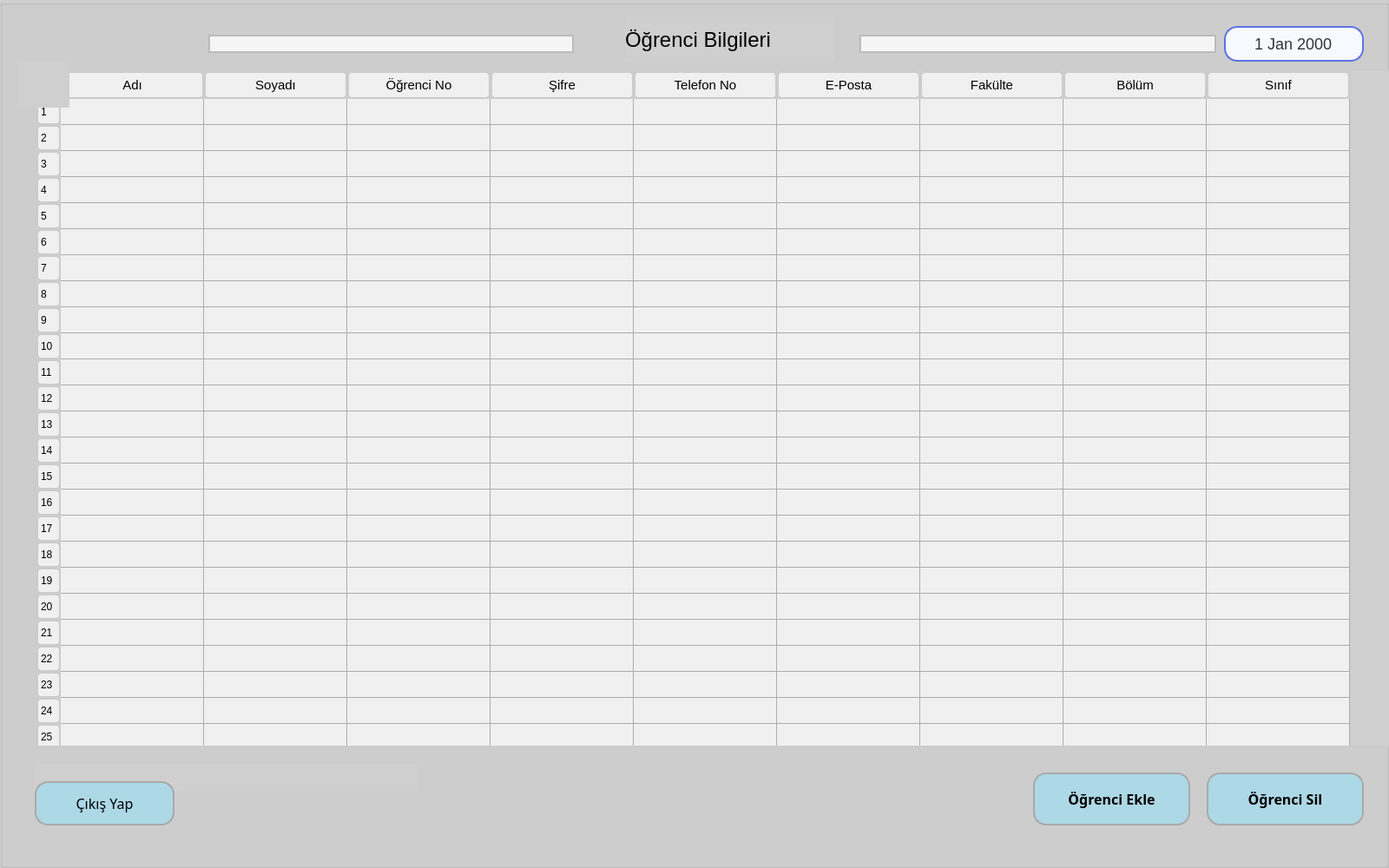
<?xml version="1.0" encoding="UTF-8"?>
<ui version="4.0">
 <class>Form</class>
 <widget class="QWidget" name="Form">
  <property name="geometry">
   <rect>
    <x>0</x>
    <y>0</y>
    <width>1600</width>
    <height>1000</height>
   </rect>
  </property>
  <property name="windowTitle">
   <string>Öğrenci İşleri</string>
  </property>
  <property name="windowIcon">
   <iconset resource="ikonlar_ogrenci.qrc">
    <normaloff>:/amasyauniico/amasyauni.ico</normaloff>:/amasyauniico/amasyauni.ico</iconset>
  </property>
  <property name="styleSheet">
   <string notr="true">background-color: qlineargradient(spread:pad, x1:0, y1:0, x2:1, y2:0, stop:0 rgba(0, 0, 0, 255), stop:1 rgba(255, 255, 255, 255));
background-color: rgb(207, 207, 207);</string>
  </property>
  <widget class="QGroupBox" name="groupBox_tablo">
   <property name="geometry">
    <rect>
     <x>0</x>
     <y>0</y>
     <width>1600</width>
     <height>1000</height>
    </rect>
   </property>
   <property name="styleSheet">
    <string notr="true">#GroupBox {
	color: rgb(85, 255, 0);
}
</string>
   </property>
   <property name="title">
    <string/>
   </property>
   <widget class="QLabel" name="label_3">
    <property name="geometry">
     <rect>
      <x>80</x>
      <y>150</y>
      <width>36</width>
      <height>49</height>
     </rect>
    </property>
    <property name="sizeIncrement">
     <size>
      <width>0</width>
      <height>0</height>
     </size>
    </property>
    <property name="styleSheet">
     <string notr="true">QLabel {
    border: none;        /* Çerçevesiz */
    border-radius: 0;   /* Köşeleri yuvarlatma */
}
</string>
    </property>
    <property name="text">
     <string/>
    </property>
   </widget>
   <widget class="QLabel" name="label_bilgilendirme_2">
    <property name="geometry">
     <rect>
      <x>40</x>
      <y>880</y>
      <width>441</width>
      <height>31</height>
     </rect>
    </property>
    <property name="font">
     <font>
      <pointsize>10</pointsize>
      <weight>75</weight>
      <bold>true</bold>
     </font>
    </property>
    <property name="styleSheet">
     <string notr="true">QLabel {
    font-weight: bold;
    border: none; /* Çerçeveyi kaldırmak için */
	color: darkgreen;
}
</string>
    </property>
    <property name="text">
     <string/>
    </property>
   </widget>
   <widget class="QDateEdit" name="DateEdit_tarih">
    <property name="geometry">
     <rect>
      <x>1410</x>
      <y>30</y>
      <width>161</width>
      <height>41</height>
     </rect>
    </property>
    <property name="font">
     <font>
      <pointsize>-1</pointsize>
     </font>
    </property>
    <property name="styleSheet">
     <string notr="true">QDateEdit {
    border: 2px solid #5e72e4; /* Kenarlık rengini değiştirin */
    border-radius: 15px;  /* Daha yuvarlak kenarlar için değeri artırın */
    padding: 5px; /* Metin içeriğinin kenarlardan içeriye olan uzaklığını belirler */
    font-size: 18px; /* Metin fontunun boyutunu biraz daha büyütün */
    color: #333; /* Metin rengini belirler */
    background-color: #f8f9fe; /* Arka plan rengini belirler */
}

QDateEdit::drop-down {
	width: 0px;  /* Açılır pencereyi gösteren oku gizler */
	height: 0px;
}
QDateEdit::down-arrow {
	image: url(none);  /* Aşağı oku gizler */
}
QDateEdit::up-arrow {
	image: url(none);  /* Yukarı oku gizler */
}</string>
    </property>
    <property name="alignment">
     <set>Qt::AlignCenter</set>
    </property>
    <property name="buttonSymbols">
     <enum>QAbstractSpinBox::NoButtons</enum>
    </property>
    <property name="timeSpec">
     <enum>Qt::LocalTime</enum>
    </property>
   </widget>
   <widget class="QTableWidget" name="tableWidget_tablo">
    <property name="geometry">
     <rect>
      <x>40</x>
      <y>80</y>
      <width>1591</width>
      <height>781</height>
     </rect>
    </property>
    <property name="font">
     <font>
      <pointsize>11</pointsize>
     </font>
    </property>
    <property name="styleSheet">
     <string notr="true">QTableWidget {
    border: 2px solid #ccc; /* Tablo kenarlık rengi ve kalınlığı */
    border-radius: 5px; /* Kenar yuvarlaklığı */
}

QTableWidget::item {
    padding: 5px; /* Hücre içeriğinin etrafındaki boşluk */
    background-color: #f0f0f0; /* Hücre arka plan rengi */
    border: none; /* Hücre kenarlık stilini kaldırma */
}

QHeaderView::section {
    padding: 3px; /* Sütun başlığı içeriğinin etrafındaki boşluk */
    text-align: center; /* Sütun başlığı metni ortala */
    background-color: #f0f0f0; /* Sütun başlığı arka plan rengi */
    border: 2px solid #ccc; /* Sütun başlığı kenarlık rengi ve kalınlığı */
    border-radius: 5px; /* Kenar yuvarlaklığı */
}

QTableWidget::item:selected {
    background-color: lightblue; /* Seçili hücre arka plan rengi */
}


</string>
    </property>
    <attribute name="horizontalHeaderDefaultSectionSize">
     <number>165</number>
    </attribute>
    <row>
     <property name="text">
      <string>1</string>
     </property>
    </row>
    <row>
     <property name="text">
      <string>2</string>
     </property>
    </row>
    <row>
     <property name="text">
      <string>3</string>
     </property>
    </row>
    <row>
     <property name="text">
      <string>4</string>
     </property>
    </row>
    <row>
     <property name="text">
      <string>5</string>
     </property>
    </row>
    <row>
     <property name="text">
      <string>6</string>
     </property>
    </row>
    <row>
     <property name="text">
      <string>7</string>
     </property>
    </row>
    <row>
     <property name="text">
      <string>8</string>
     </property>
    </row>
    <row>
     <property name="text">
      <string>9</string>
     </property>
    </row>
    <row>
     <property name="text">
      <string>10</string>
     </property>
    </row>
    <row>
     <property name="text">
      <string>11</string>
     </property>
    </row>
    <row>
     <property name="text">
      <string>12</string>
     </property>
    </row>
    <row>
     <property name="text">
      <string>13</string>
     </property>
    </row>
    <row>
     <property name="text">
      <string>14</string>
     </property>
    </row>
    <row>
     <property name="text">
      <string>15</string>
     </property>
    </row>
    <row>
     <property name="text">
      <string>16</string>
     </property>
    </row>
    <row>
     <property name="text">
      <string>17</string>
     </property>
    </row>
    <row>
     <property name="text">
      <string>18</string>
     </property>
    </row>
    <row>
     <property name="text">
      <string>19</string>
     </property>
    </row>
    <row>
     <property name="text">
      <string>20</string>
     </property>
    </row>
    <row>
     <property name="text">
      <string>21</string>
     </property>
    </row>
    <row>
     <property name="text">
      <string>22</string>
     </property>
    </row>
    <row>
     <property name="text">
      <string>23</string>
     </property>
    </row>
    <row>
     <property name="text">
      <string>24</string>
     </property>
    </row>
    <row>
     <property name="text">
      <string>25</string>
     </property>
    </row>
    <row>
     <property name="text">
      <string>26</string>
     </property>
    </row>
    <row>
     <property name="text">
      <string>27</string>
     </property>
    </row>
    <row>
     <property name="text">
      <string>28</string>
     </property>
    </row>
    <row>
     <property name="text">
      <string>29</string>
     </property>
    </row>
    <row>
     <property name="text">
      <string>30</string>
     </property>
    </row>
    <row>
     <property name="text">
      <string>31</string>
     </property>
    </row>
    <column>
     <property name="text">
      <string>Adı</string>
     </property>
     <property name="font">
      <font>
       <family>MS Shell Dlg 2</family>
       <pointsize>11</pointsize>
      </font>
     </property>
    </column>
    <column>
     <property name="text">
      <string>Soyadı</string>
     </property>
     <property name="font">
      <font>
       <family>MS Shell Dlg 2</family>
       <pointsize>11</pointsize>
      </font>
     </property>
    </column>
    <column>
     <property name="text">
      <string>Öğrenci No</string>
     </property>
     <property name="font">
      <font>
       <family>MS Shell Dlg 2</family>
       <pointsize>11</pointsize>
      </font>
     </property>
    </column>
    <column>
     <property name="text">
      <string>Şifre</string>
     </property>
     <property name="font">
      <font>
       <family>MS Shell Dlg 2</family>
       <pointsize>11</pointsize>
      </font>
     </property>
    </column>
    <column>
     <property name="text">
      <string>Telefon No</string>
     </property>
     <property name="font">
      <font>
       <family>MS Shell Dlg 2</family>
       <pointsize>11</pointsize>
      </font>
     </property>
    </column>
    <column>
     <property name="text">
      <string>E-Posta</string>
     </property>
     <property name="font">
      <font>
       <family>MS Shell Dlg 2</family>
       <pointsize>11</pointsize>
      </font>
     </property>
    </column>
    <column>
     <property name="text">
      <string>Fakülte</string>
     </property>
     <property name="font">
      <font>
       <family>MS Shell Dlg 2</family>
       <pointsize>11</pointsize>
      </font>
     </property>
    </column>
    <column>
     <property name="text">
      <string>Bölüm</string>
     </property>
     <property name="font">
      <font>
       <family>MS Shell Dlg 2</family>
       <pointsize>11</pointsize>
      </font>
     </property>
    </column>
    <column>
     <property name="text">
      <string>Sınıf</string>
     </property>
     <property name="font">
      <font>
       <family>MS Shell Dlg 2</family>
       <pointsize>11</pointsize>
      </font>
     </property>
    </column>
    <item row="0" column="0">
     <property name="text">
      <string/>
     </property>
    </item>
    <item row="0" column="1">
     <property name="text">
      <string/>
     </property>
    </item>
    <item row="0" column="2">
     <property name="text">
      <string/>
     </property>
    </item>
    <item row="0" column="3">
     <property name="text">
      <string/>
     </property>
    </item>
    <item row="1" column="0">
     <property name="text">
      <string/>
     </property>
    </item>
    <item row="1" column="1">
     <property name="text">
      <string/>
     </property>
    </item>
    <item row="1" column="2">
     <property name="text">
      <string/>
     </property>
    </item>
    <item row="1" column="3">
     <property name="text">
      <string/>
     </property>
    </item>
    <item row="2" column="0">
     <property name="text">
      <string/>
     </property>
    </item>
    <item row="2" column="1">
     <property name="text">
      <string/>
     </property>
     <property name="textAlignment">
      <set>AlignLeading|AlignVCenter</set>
     </property>
    </item>
    <item row="2" column="2">
     <property name="text">
      <string/>
     </property>
    </item>
    <item row="2" column="3">
     <property name="text">
      <string/>
     </property>
    </item>
    <item row="3" column="0">
     <property name="text">
      <string/>
     </property>
    </item>
    <item row="3" column="1">
     <property name="text">
      <string/>
     </property>
    </item>
    <item row="3" column="2">
     <property name="text">
      <string/>
     </property>
    </item>
    <item row="3" column="3">
     <property name="text">
      <string/>
     </property>
    </item>
    <item row="4" column="0">
     <property name="text">
      <string/>
     </property>
    </item>
    <item row="4" column="1">
     <property name="text">
      <string/>
     </property>
    </item>
    <item row="4" column="2">
     <property name="text">
      <string/>
     </property>
    </item>
    <item row="4" column="3">
     <property name="text">
      <string/>
     </property>
    </item>
    <item row="5" column="0">
     <property name="text">
      <string/>
     </property>
    </item>
    <item row="5" column="1">
     <property name="text">
      <string/>
     </property>
    </item>
    <item row="5" column="2">
     <property name="text">
      <string/>
     </property>
    </item>
    <item row="5" column="3">
     <property name="text">
      <string/>
     </property>
    </item>
   </widget>
   <widget class="QPushButton" name="pushButton_ogruyeekrani">
    <property name="geometry">
     <rect>
      <x>1190</x>
      <y>890</y>
      <width>181</width>
      <height>61</height>
     </rect>
    </property>
    <property name="font">
     <font>
      <family>Arial Black</family>
      <pointsize>12</pointsize>
      <weight>75</weight>
      <bold>true</bold>
     </font>
    </property>
    <property name="styleSheet">
     <string notr="true">QPushButton {
    border: 2px solid #a9a9a9;
    border-radius: 15px;
    background-color: #add8e6; /* Açık mavi tonu */
}

QPushButton:hover {
    background-color: #88b8d6; /* Biraz daha koyu mavi tonu */
}
</string>
    </property>
    <property name="text">
     <string>Öğrenci Ekle</string>
    </property>
   </widget>
   <widget class="QPushButton" name="pushButton_ogrsil">
    <property name="geometry">
     <rect>
      <x>1390</x>
      <y>890</y>
      <width>181</width>
      <height>61</height>
     </rect>
    </property>
    <property name="font">
     <font>
      <family>Arial Black</family>
      <pointsize>12</pointsize>
      <weight>75</weight>
      <bold>true</bold>
     </font>
    </property>
    <property name="styleSheet">
     <string notr="true">QPushButton {
    border: 2px solid #a9a9a9;
    border-radius: 15px;
    background-color: #add8e6; /* Açık mavi tonu */
}

QPushButton:hover {
    background-color: #88b8d6; /* Biraz daha koyu mavi tonu */
}
</string>
    </property>
    <property name="text">
     <string>Öğrenci Sil</string>
    </property>
   </widget>
   <widget class="QLabel" name="label_2">
    <property name="geometry">
     <rect>
      <x>20</x>
      <y>70</y>
      <width>60</width>
      <height>54</height>
     </rect>
    </property>
    <property name="text">
     <string/>
    </property>
   </widget>
   <widget class="QLabel" name="label_notgirisi_6">
    <property name="geometry">
     <rect>
      <x>240</x>
      <y>40</y>
      <width>421</width>
      <height>21</height>
     </rect>
    </property>
    <property name="font">
     <font>
      <pointsize>16</pointsize>
     </font>
    </property>
    <property name="styleSheet">
     <string notr="true">QLabel {
	border-image: url(:/arkaplan/ic_arkaplan.jpg);
    color: #222; /* Yazı rengi */
    background-color: #f5f5f5; /* Yumuşak bir gri tonu */
    border: 2px solid #bbb; /* Kenarlık */
    border-radius: 0px; /* Kenar yuvarlaklığı kaldırıldı */
    padding: 10px; /* İç boşluk */
}

QLabel:hover {
    background-color: #ddd; /* Fare üzerine gelindiğinde arka plan rengi */
}
</string>
    </property>
    <property name="text">
     <string/>
    </property>
    <property name="alignment">
     <set>Qt::AlignCenter</set>
    </property>
   </widget>
   <widget class="QLabel" name="label_notgirisi_7">
    <property name="geometry">
     <rect>
      <x>990</x>
      <y>40</y>
      <width>411</width>
      <height>21</height>
     </rect>
    </property>
    <property name="font">
     <font>
      <pointsize>16</pointsize>
     </font>
    </property>
    <property name="styleSheet">
     <string notr="true">QLabel {
	border-image: url(:/arkaplan/ic_arkaplan.jpg);
    color: #222; /* Yazı rengi */
    background-color: #f5f5f5; /* Yumuşak bir gri tonu */
    border: 2px solid #bbb; /* Kenarlık */
    border-radius: 0px; /* Kenar yuvarlaklığı kaldırıldı */
    padding: 10px; /* İç boşluk */
}

QLabel:hover {
    background-color: #ddd; /* Fare üzerine gelindiğinde arka plan rengi */
}
</string>
    </property>
    <property name="text">
     <string/>
    </property>
    <property name="alignment">
     <set>Qt::AlignCenter</set>
    </property>
   </widget>
   <widget class="QLabel" name="label_7">
    <property name="geometry">
     <rect>
      <x>720</x>
      <y>20</y>
      <width>241</width>
      <height>51</height>
     </rect>
    </property>
    <property name="font">
     <font>
      <pointsize>18</pointsize>
     </font>
    </property>
    <property name="text">
     <string>Öğrenci Bilgileri</string>
    </property>
   </widget>
   <widget class="QPushButton" name="pushButton_cikis">
    <property name="geometry">
     <rect>
      <x>40</x>
      <y>900</y>
      <width>161</width>
      <height>51</height>
     </rect>
    </property>
    <property name="font">
     <font>
      <family>Arial Black</family>
      <pointsize>12</pointsize>
     </font>
    </property>
    <property name="styleSheet">
     <string notr="true">QPushButton {
    border: 2px solid #a9a9a9;
    border-radius: 15px;
    background-color: #add8e6; /* Açık mavi tonu */
}

QPushButton:hover {
    background-color: #88b8d6; /* Biraz daha koyu mavi tonu */
}
</string>
    </property>
    <property name="text">
     <string>Çıkış Yap</string>
    </property>
    <property name="icon">
     <iconset resource="ikonlar_ogrenci.qrc">
      <normaloff>:/cikisyap/cikisyap.ico</normaloff>:/cikisyap/cikisyap.ico</iconset>
    </property>
    <property name="iconSize">
     <size>
      <width>32</width>
      <height>32</height>
     </size>
    </property>
   </widget>
  </widget>
  <widget class="QGroupBox" name="groupBox_kayit">
   <property name="geometry">
    <rect>
     <x>0</x>
     <y>0</y>
     <width>1600</width>
     <height>1000</height>
    </rect>
   </property>
   <property name="styleSheet">
    <string notr="true">#GroupBox {
	
	color: rgb(0, 255, 127);
}
</string>
   </property>
   <property name="title">
    <string/>
   </property>
   <widget class="QLabel" name="label">
    <property name="geometry">
     <rect>
      <x>710</x>
      <y>8</y>
      <width>201</width>
      <height>171</height>
     </rect>
    </property>
    <property name="styleSheet">
     <string notr="true">border-image: url(:/amasyaunipng/amasyauni.png);</string>
    </property>
    <property name="text">
     <string/>
    </property>
   </widget>
   <widget class="QFrame" name="frame_2">
    <property name="geometry">
     <rect>
      <x>500</x>
      <y>230</y>
      <width>601</width>
      <height>751</height>
     </rect>
    </property>
    <property name="styleSheet">
     <string notr="true">QFrame {
    border: 2px solid #787878; /* Daha koyu gri kenarlık */
    border-radius: 8px; /* Kenarların yuvarlaklaştırılması */
    padding: 5px; /* İçerikten kenarlara boşluk */
}
</string>
    </property>
    <property name="frameShape">
     <enum>QFrame::StyledPanel</enum>
    </property>
    <property name="frameShadow">
     <enum>QFrame::Raised</enum>
    </property>
    <widget class="QWidget" name="verticalLayoutWidget">
     <property name="geometry">
      <rect>
       <x>110</x>
       <y>70</y>
       <width>421</width>
       <height>531</height>
      </rect>
     </property>
     <layout class="QVBoxLayout" name="verticalLayout">
      <item>
       <layout class="QHBoxLayout" name="horizontalLayout_6">
        <item>
         <widget class="QLabel" name="label_13">
          <property name="minimumSize">
           <size>
            <width>200</width>
            <height>0</height>
           </size>
          </property>
          <property name="styleSheet">
           <string notr="true">QLabel {
    color: #333333; /* Metin rengi */
    background-color: #f2f2f2; /* Arka plan rengi */
    border: 2px solid #8c8c8c; /* Kenarlık */
    border-radius: 10px; /* Kenar yuvarlaklığı */
    padding: 8px; /* Etiket içi boşluk */
    font-family: Arial; /* Yazı tipi ailesi */
    font-size: 14px; /* Yazı tipi boyutu */
    font-weight: bold; /* Yazı tipi kalınlığı */
}
</string>
          </property>
          <property name="text">
           <string>Adı</string>
          </property>
         </widget>
        </item>
        <item>
         <widget class="QLineEdit" name="lineEdit_ad">
          <property name="minimumSize">
           <size>
            <width>200</width>
            <height>50</height>
           </size>
          </property>
          <property name="styleSheet">
           <string notr="true">QLineEdit {
    color: #333333; /* Metin rengi */
    background-color: #ffffff; /* Arka plan rengi */
    border: 2px solid #8c8c8c; /* Kenarlık */
    border-radius: 8px; /* Kenar yuvarlaklığı */
    padding: 4px; /* Metin alanı içi boşluk */
    font-family: Arial; /* Yazı tipi ailesi */
    font-size: 14px; /* Yazı tipi boyutu */
    font-weight: bold; /* Yazı tipi kalınlığı */
}
</string>
          </property>
          <property name="text">
           <string/>
          </property>
          <property name="alignment">
           <set>Qt::AlignCenter</set>
          </property>
         </widget>
        </item>
       </layout>
      </item>
      <item>
       <layout class="QHBoxLayout" name="horizontalLayout_9">
        <item>
         <widget class="QLabel" name="label_16">
          <property name="minimumSize">
           <size>
            <width>200</width>
            <height>0</height>
           </size>
          </property>
          <property name="styleSheet">
           <string notr="true">QLabel {
    color: #333333; /* Metin rengi */
    background-color: #f2f2f2; /* Arka plan rengi */
    border: 2px solid #8c8c8c; /* Kenarlık */
    border-radius: 10px; /* Kenar yuvarlaklığı */
    padding: 8px; /* Etiket içi boşluk */
    font-family: Arial; /* Yazı tipi ailesi */
    font-size: 14px; /* Yazı tipi boyutu */
    font-weight: bold; /* Yazı tipi kalınlığı */
}
</string>
          </property>
          <property name="text">
           <string>Soyadı</string>
          </property>
         </widget>
        </item>
        <item>
         <widget class="QLineEdit" name="lineEdit_soyad">
          <property name="minimumSize">
           <size>
            <width>200</width>
            <height>50</height>
           </size>
          </property>
          <property name="styleSheet">
           <string notr="true">QLineEdit {
    color: #333333; /* Metin rengi */
    background-color: #ffffff; /* Arka plan rengi */
    border: 2px solid #8c8c8c; /* Kenarlık */
    border-radius: 8px; /* Kenar yuvarlaklığı */
    padding: 4px; /* Metin alanı içi boşluk */
    font-family: Arial; /* Yazı tipi ailesi */
    font-size: 14px; /* Yazı tipi boyutu */
    font-weight: bold; /* Yazı tipi kalınlığı */
}
</string>
          </property>
          <property name="text">
           <string/>
          </property>
          <property name="alignment">
           <set>Qt::AlignCenter</set>
          </property>
         </widget>
        </item>
       </layout>
      </item>
      <item>
       <layout class="QHBoxLayout" name="horizontalLayout_10">
        <item>
         <widget class="QLabel" name="label_17">
          <property name="minimumSize">
           <size>
            <width>200</width>
            <height>0</height>
           </size>
          </property>
          <property name="styleSheet">
           <string notr="true">QLabel {
    color: #333333; /* Metin rengi */
    background-color: #f2f2f2; /* Arka plan rengi */
    border: 2px solid #8c8c8c; /* Kenarlık */
    border-radius: 10px; /* Kenar yuvarlaklığı */
    padding: 8px; /* Etiket içi boşluk */
    font-family: Arial; /* Yazı tipi ailesi */
    font-size: 14px; /* Yazı tipi boyutu */
    font-weight: bold; /* Yazı tipi kalınlığı */
}
</string>
          </property>
          <property name="text">
           <string>Öğrenci No</string>
          </property>
         </widget>
        </item>
        <item>
         <widget class="QLineEdit" name="lineEdit_ogrencino">
          <property name="minimumSize">
           <size>
            <width>200</width>
            <height>50</height>
           </size>
          </property>
          <property name="styleSheet">
           <string notr="true">QLineEdit {
    color: #333333; /* Metin rengi */
    background-color: #ffffff; /* Arka plan rengi */
    border: 2px solid #8c8c8c; /* Kenarlık */
    border-radius: 8px; /* Kenar yuvarlaklığı */
    padding: 4px; /* Metin alanı içi boşluk */
    font-family: Arial; /* Yazı tipi ailesi */
    font-size: 14px; /* Yazı tipi boyutu */
    font-weight: bold; /* Yazı tipi kalınlığı */
}
</string>
          </property>
          <property name="alignment">
           <set>Qt::AlignCenter</set>
          </property>
         </widget>
        </item>
       </layout>
      </item>
      <item>
       <layout class="QHBoxLayout" name="horizontalLayout_5">
        <item>
         <widget class="QLabel" name="label_12">
          <property name="minimumSize">
           <size>
            <width>200</width>
            <height>0</height>
           </size>
          </property>
          <property name="styleSheet">
           <string notr="true">QLabel {
    color: #333333; /* Metin rengi */
    background-color: #f2f2f2; /* Arka plan rengi */
    border: 2px solid #8c8c8c; /* Kenarlık */
    border-radius: 10px; /* Kenar yuvarlaklığı */
    padding: 8px; /* Etiket içi boşluk */
    font-family: Arial; /* Yazı tipi ailesi */
    font-size: 14px; /* Yazı tipi boyutu */
    font-weight: bold; /* Yazı tipi kalınlığı */
}
</string>
          </property>
          <property name="text">
           <string>Şifre</string>
          </property>
         </widget>
        </item>
        <item>
         <widget class="QLineEdit" name="lineEdit_sifre">
          <property name="minimumSize">
           <size>
            <width>200</width>
            <height>50</height>
           </size>
          </property>
          <property name="styleSheet">
           <string notr="true">QLineEdit {
    color: #333333; /* Metin rengi */
    background-color: #ffffff; /* Arka plan rengi */
    border: 2px solid #8c8c8c; /* Kenarlık */
    border-radius: 8px; /* Kenar yuvarlaklığı */
    padding: 4px; /* Metin alanı içi boşluk */
    font-family: Arial; /* Yazı tipi ailesi */
    font-size: 14px; /* Yazı tipi boyutu */
    font-weight: bold; /* Yazı tipi kalınlığı */
}
</string>
          </property>
          <property name="alignment">
           <set>Qt::AlignCenter</set>
          </property>
         </widget>
        </item>
       </layout>
      </item>
      <item>
       <layout class="QHBoxLayout" name="horizontalLayout_7">
        <item>
         <widget class="QLabel" name="label_14">
          <property name="minimumSize">
           <size>
            <width>200</width>
            <height>0</height>
           </size>
          </property>
          <property name="styleSheet">
           <string notr="true">QLabel {
    color: #333333; /* Metin rengi */
    background-color: #f2f2f2; /* Arka plan rengi */
    border: 2px solid #8c8c8c; /* Kenarlık */
    border-radius: 10px; /* Kenar yuvarlaklığı */
    padding: 8px; /* Etiket içi boşluk */
    font-family: Arial; /* Yazı tipi ailesi */
    font-size: 14px; /* Yazı tipi boyutu */
    font-weight: bold; /* Yazı tipi kalınlığı */
}
</string>
          </property>
          <property name="text">
           <string>Telefon No</string>
          </property>
         </widget>
        </item>
        <item>
         <widget class="QLineEdit" name="lineEdit_telefonno">
          <property name="minimumSize">
           <size>
            <width>200</width>
            <height>50</height>
           </size>
          </property>
          <property name="styleSheet">
           <string notr="true">QLineEdit {
    color: #333333; /* Metin rengi */
    background-color: #ffffff; /* Arka plan rengi */
    border: 2px solid #8c8c8c; /* Kenarlık */
    border-radius: 8px; /* Kenar yuvarlaklığı */
    padding: 4px; /* Metin alanı içi boşluk */
    font-family: Arial; /* Yazı tipi ailesi */
    font-size: 14px; /* Yazı tipi boyutu */
    font-weight: bold; /* Yazı tipi kalınlığı */
}
</string>
          </property>
          <property name="alignment">
           <set>Qt::AlignCenter</set>
          </property>
         </widget>
        </item>
       </layout>
      </item>
      <item>
       <layout class="QHBoxLayout" name="horizontalLayout_2">
        <item>
         <widget class="QLabel" name="label_9">
          <property name="minimumSize">
           <size>
            <width>200</width>
            <height>0</height>
           </size>
          </property>
          <property name="styleSheet">
           <string notr="true">QLabel {
    color: #333333; /* Metin rengi */
    background-color: #f2f2f2; /* Arka plan rengi */
    border: 2px solid #8c8c8c; /* Kenarlık */
    border-radius: 10px; /* Kenar yuvarlaklığı */
    padding: 8px; /* Etiket içi boşluk */
    font-family: Arial; /* Yazı tipi ailesi */
    font-size: 14px; /* Yazı tipi boyutu */
    font-weight: bold; /* Yazı tipi kalınlığı */
}
</string>
          </property>
          <property name="text">
           <string>E-Posta</string>
          </property>
         </widget>
        </item>
        <item>
         <widget class="QLineEdit" name="lineEdit_eposta">
          <property name="minimumSize">
           <size>
            <width>200</width>
            <height>50</height>
           </size>
          </property>
          <property name="styleSheet">
           <string notr="true">QLineEdit {
    color: #333333; /* Metin rengi */
    background-color: #ffffff; /* Arka plan rengi */
    border: 2px solid #8c8c8c; /* Kenarlık */
    border-radius: 8px; /* Kenar yuvarlaklığı */
    padding: 4px; /* Metin alanı içi boşluk */
    font-family: Arial; /* Yazı tipi ailesi */
    font-size: 14px; /* Yazı tipi boyutu */
    font-weight: bold; /* Yazı tipi kalınlığı */
}
</string>
          </property>
          <property name="alignment">
           <set>Qt::AlignCenter</set>
          </property>
         </widget>
        </item>
       </layout>
      </item>
      <item>
       <layout class="QHBoxLayout" name="horizontalLayout_8">
        <item>
         <widget class="QLabel" name="label_15">
          <property name="minimumSize">
           <size>
            <width>200</width>
            <height>0</height>
           </size>
          </property>
          <property name="styleSheet">
           <string notr="true">QLabel {
    color: #333333; /* Metin rengi */
    background-color: #f2f2f2; /* Arka plan rengi */
    border: 2px solid #8c8c8c; /* Kenarlık */
    border-radius: 10px; /* Kenar yuvarlaklığı */
    padding: 8px; /* Etiket içi boşluk */
    font-family: Arial; /* Yazı tipi ailesi */
    font-size: 14px; /* Yazı tipi boyutu */
    font-weight: bold; /* Yazı tipi kalınlığı */
}
</string>
          </property>
          <property name="text">
           <string>Fakülte</string>
          </property>
         </widget>
        </item>
        <item>
         <widget class="QLineEdit" name="lineEdit_fakulte">
          <property name="minimumSize">
           <size>
            <width>200</width>
            <height>50</height>
           </size>
          </property>
          <property name="styleSheet">
           <string notr="true">QLineEdit {
    color: #333333; /* Metin rengi */
    background-color: #ffffff; /* Arka plan rengi */
    border: 2px solid #8c8c8c; /* Kenarlık */
    border-radius: 8px; /* Kenar yuvarlaklığı */
    padding: 4px; /* Metin alanı içi boşluk */
    font-family: Arial; /* Yazı tipi ailesi */
    font-size: 14px; /* Yazı tipi boyutu */
    font-weight: bold; /* Yazı tipi kalınlığı */
}
</string>
          </property>
          <property name="alignment">
           <set>Qt::AlignCenter</set>
          </property>
         </widget>
        </item>
       </layout>
      </item>
      <item>
       <layout class="QHBoxLayout" name="horizontalLayout_11">
        <item>
         <widget class="QLabel" name="label_18">
          <property name="minimumSize">
           <size>
            <width>200</width>
            <height>0</height>
           </size>
          </property>
          <property name="styleSheet">
           <string notr="true">QLabel {
    color: #333333; /* Metin rengi */
    background-color: #f2f2f2; /* Arka plan rengi */
    border: 2px solid #8c8c8c; /* Kenarlık */
    border-radius: 10px; /* Kenar yuvarlaklığı */
    padding: 8px; /* Etiket içi boşluk */
    font-family: Arial; /* Yazı tipi ailesi */
    font-size: 14px; /* Yazı tipi boyutu */
    font-weight: bold; /* Yazı tipi kalınlığı */
}
</string>
          </property>
          <property name="text">
           <string>Bölüm</string>
          </property>
         </widget>
        </item>
        <item>
         <widget class="QLineEdit" name="lineEdit_bolum">
          <property name="minimumSize">
           <size>
            <width>200</width>
            <height>50</height>
           </size>
          </property>
          <property name="styleSheet">
           <string notr="true">QLineEdit {
    color: #333333; /* Metin rengi */
    background-color: #ffffff; /* Arka plan rengi */
    border: 2px solid #8c8c8c; /* Kenarlık */
    border-radius: 8px; /* Kenar yuvarlaklığı */
    padding: 4px; /* Metin alanı içi boşluk */
    font-family: Arial; /* Yazı tipi ailesi */
    font-size: 14px; /* Yazı tipi boyutu */
    font-weight: bold; /* Yazı tipi kalınlığı */
}
</string>
          </property>
          <property name="alignment">
           <set>Qt::AlignCenter</set>
          </property>
         </widget>
        </item>
       </layout>
      </item>
      <item>
       <layout class="QHBoxLayout" name="horizontalLayout">
        <item>
         <widget class="QLabel" name="label_8">
          <property name="minimumSize">
           <size>
            <width>200</width>
            <height>0</height>
           </size>
          </property>
          <property name="styleSheet">
           <string notr="true">QLabel {
    color: #333333; /* Metin rengi */
    background-color: #f2f2f2; /* Arka plan rengi */
    border: 2px solid #8c8c8c; /* Kenarlık */
    border-radius: 10px; /* Kenar yuvarlaklığı */
    padding: 8px; /* Etiket içi boşluk */
    font-family: Arial; /* Yazı tipi ailesi */
    font-size: 14px; /* Yazı tipi boyutu */
    font-weight: bold; /* Yazı tipi kalınlığı */
}
</string>
          </property>
          <property name="text">
           <string>Sınıf</string>
          </property>
         </widget>
        </item>
        <item>
         <widget class="QLineEdit" name="lineEdit_sinif">
          <property name="minimumSize">
           <size>
            <width>200</width>
            <height>50</height>
           </size>
          </property>
          <property name="styleSheet">
           <string notr="true">QLineEdit {
    color: #333333; /* Metin rengi */
    background-color: #ffffff; /* Arka plan rengi */
    border: 2px solid #8c8c8c; /* Kenarlık */
    border-radius: 8px; /* Kenar yuvarlaklığı */
    padding: 4px; /* Metin alanı içi boşluk */
    font-family: Arial; /* Yazı tipi ailesi */
    font-size: 14px; /* Yazı tipi boyutu */
    font-weight: bold; /* Yazı tipi kalınlığı */
}
</string>
          </property>
          <property name="alignment">
           <set>Qt::AlignCenter</set>
          </property>
         </widget>
        </item>
       </layout>
      </item>
     </layout>
    </widget>
    <widget class="QPushButton" name="pushButton_onayla">
     <property name="geometry">
      <rect>
       <x>340</x>
       <y>650</y>
       <width>161</width>
       <height>51</height>
      </rect>
     </property>
     <property name="font">
      <font>
       <family>Arial Black</family>
       <pointsize>12</pointsize>
      </font>
     </property>
     <property name="styleSheet">
      <string notr="true">QPushButton {
    border: 2px solid #a9a9a9;
    border-radius: 15px;
    background-color: #add8e6; /* Açık mavi tonu */
}

QPushButton:hover {
    background-color: #88b8d6; /* Biraz daha koyu mavi tonu */
}
</string>
     </property>
     <property name="text">
      <string>Onayla</string>
     </property>
     <property name="icon">
      <iconset resource="ikonlar_ogrenci.qrc">
       <normaloff>:/onayla/onayla.ico</normaloff>:/onayla/onayla.ico</iconset>
     </property>
     <property name="iconSize">
      <size>
       <width>25</width>
       <height>25</height>
      </size>
     </property>
    </widget>
    <widget class="QPushButton" name="pushButton_geridon">
     <property name="geometry">
      <rect>
       <x>170</x>
       <y>650</y>
       <width>161</width>
       <height>51</height>
      </rect>
     </property>
     <property name="font">
      <font>
       <family>Arial Black</family>
       <pointsize>12</pointsize>
      </font>
     </property>
     <property name="styleSheet">
      <string notr="true">QPushButton {
    border: 2px solid #a9a9a9;
    border-radius: 15px;
    background-color: #add8e6; /* Açık mavi tonu */
}

QPushButton:hover {
    background-color: #88b8d6; /* Biraz daha koyu mavi tonu */
}
</string>
     </property>
     <property name="text">
      <string>Geri Dön</string>
     </property>
     <property name="icon">
      <iconset resource="ikonlar_ogrenci.qrc">
       <normaloff>:/gerigel/geri dön.ico</normaloff>:/gerigel/geri dön.ico</iconset>
     </property>
     <property name="iconSize">
      <size>
       <width>25</width>
       <height>25</height>
      </size>
     </property>
    </widget>
    <widget class="QLabel" name="label_bilgilendirme">
     <property name="geometry">
      <rect>
       <x>110</x>
       <y>610</y>
       <width>421</width>
       <height>31</height>
      </rect>
     </property>
     <property name="font">
      <font>
       <pointsize>10</pointsize>
       <weight>75</weight>
       <bold>true</bold>
      </font>
     </property>
     <property name="styleSheet">
      <string notr="true">QLabel {
    font-weight: bold;
    border: none; /* Çerçeveyi kaldırmak için */
	color: maroon;
}
</string>
     </property>
     <property name="text">
      <string/>
     </property>
    </widget>
   </widget>
   <widget class="QLabel" name="label_notgirisi_2">
    <property name="geometry">
     <rect>
      <x>0</x>
      <y>190</y>
      <width>581</width>
      <height>31</height>
     </rect>
    </property>
    <property name="font">
     <font>
      <pointsize>16</pointsize>
     </font>
    </property>
    <property name="styleSheet">
     <string notr="true">QLabel {
	border-image: url(:/arkaplan/ic_arkaplan.jpg);
    color: #222; /* Yazı rengi */
    background-color: #f5f5f5; /* Yumuşak bir gri tonu */
    border: 2px solid #bbb; /* Kenarlık */
    border-radius: 0px; /* Kenar yuvarlaklığı kaldırıldı */
    padding: 10px; /* İç boşluk */
}

QLabel:hover {
    background-color: #ddd; /* Fare üzerine gelindiğinde arka plan rengi */
}
</string>
    </property>
    <property name="text">
     <string/>
    </property>
    <property name="alignment">
     <set>Qt::AlignCenter</set>
    </property>
   </widget>
   <widget class="QLabel" name="label_notgirisi_3">
    <property name="geometry">
     <rect>
      <x>1020</x>
      <y>190</y>
      <width>721</width>
      <height>31</height>
     </rect>
    </property>
    <property name="font">
     <font>
      <pointsize>16</pointsize>
     </font>
    </property>
    <property name="styleSheet">
     <string notr="true">QLabel {
	border-image: url(:/arkaplan/ic_arkaplan.jpg);
    color: #222; /* Yazı rengi */
    background-color: #f5f5f5; /* Yumuşak bir gri tonu */
    border: 2px solid #bbb; /* Kenarlık */
    border-radius: 0px; /* Kenar yuvarlaklığı kaldırıldı */
    padding: 10px; /* İç boşluk */
}

QLabel:hover {
    background-color: #ddd; /* Fare üzerine gelindiğinde arka plan rengi */
}
</string>
    </property>
    <property name="text">
     <string/>
    </property>
    <property name="alignment">
     <set>Qt::AlignCenter</set>
    </property>
   </widget>
   <widget class="QLabel" name="label_4">
    <property name="geometry">
     <rect>
      <x>600</x>
      <y>180</y>
      <width>421</width>
      <height>41</height>
     </rect>
    </property>
    <property name="font">
     <font>
      <pointsize>14</pointsize>
     </font>
    </property>
    <property name="text">
     <string>Amasya Üniversitesi Öğrenci Kayıt Ekranı</string>
    </property>
   </widget>
  </widget>
  <zorder>groupBox_kayit</zorder>
  <zorder>groupBox_tablo</zorder>
 </widget>
 <resources>
  <include location="ikonlar_ogrenci.qrc"/>
 </resources>
 <connections/>
</ui>
